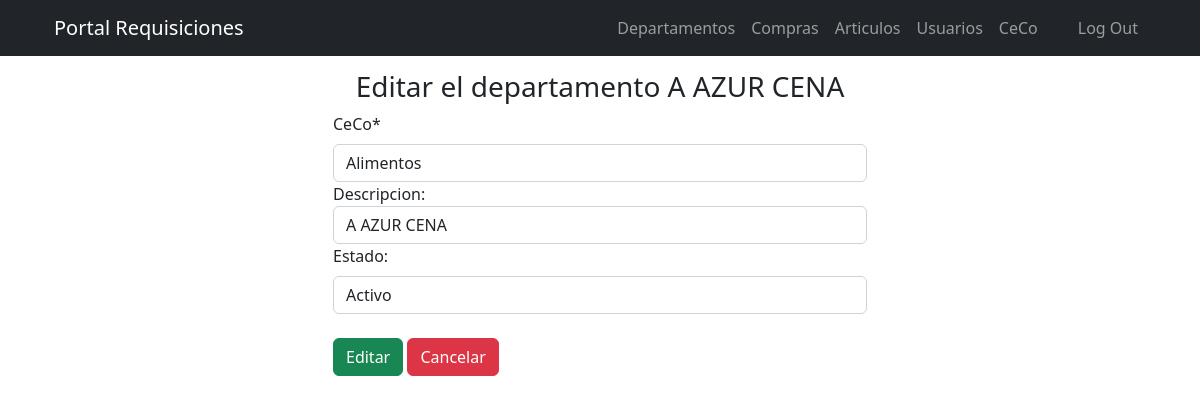
Page /includes/editar_dep.php?id=1 (signed in) on the committed database.
### tables this page shows
CREATE TABLE `departamentos` (
  `id` int(11) NOT NULL,
  `nombre` varchar(100) NOT NULL,
  `descripcion` varchar(250) NOT NULL,
  `estado` int(11) NOT NULL,
  `fecha` timestamp NOT NULL DEFAULT current_timestamp() ON UPDATE current_timestamp()
);

### includes/editar_dep.php (the view, shortened to what this page needs)
<?php
$id = $_GET['id'];
include_once "header.php";
require_once ("db.php");
$consulta = "SELECT * FROM departamentos WHERE id = $id";
$resultado = mysqli_query($conexion, $consulta);
$usuario = mysqli_fetch_assoc($resultado);
?>
<!DOCTYPE html>
<html lang="es-MX">
<head>
    <link rel="stylesheet" href="../../css/fontawesome-all.min.css">
	<link rel="stylesheet" href="../../css/estilo.css">
</head>
<body>
    <form  action="functions.php" method="POST">
        <div class="container">
            <div id="login-row" class="row justify-content-center align-items-center">
                <div id="login-column" class="col-md-6">
                    <div id="login-box" class="col-md-12">
                            <h3 class="text-center">Editar el departamento <?php echo $usuario ['descripcion']; ?></h3>
                            <div class="form-group">
                            <label for="" class="form-label">CeCo*</label>
                            <input type="text"  id="nombre" name="nombre" class="form-control" value ="<?php echo $usuario ['nombre']; ?>" required>
                            </div>
                            <div class="form-group">
                                <label for="desc">Descripcion:</label><br>
                                <input type="text" name="descripcion" id="descripcion" class="form-control" value="<?php echo $usuario ['descripcion']; ?>" required>
                            </div>
                            <div class="form-group">
                                  <label for="estado" class="form-label">Estado:</label>
                                  <select name="estado" id="estado" class="form-control" required >
                                  <option <?php echo $usuario ['estado']==='1' ? "selected='selected' ": "" ?> value="1">Activo</option>
                               </select>
                            </div>
                               <br>
                                <div class="mb-3">
                                <button type="submit" class="btn btn-success" >Editar</button>
                               <a href="../views/articulos.php" class="btn btn-danger">Cancelar</a>
                            </div>
                            </div>
                            </div>
                        </form>
                    </div>
                </div>
</body>
</html>

### css/estilo.css (style rules this page uses)
body { padding-top: 70px; }

### rows in the picture
departamentos: descripcion "A AZUR CENA", nombre "Alimentos", estado "Activo"
